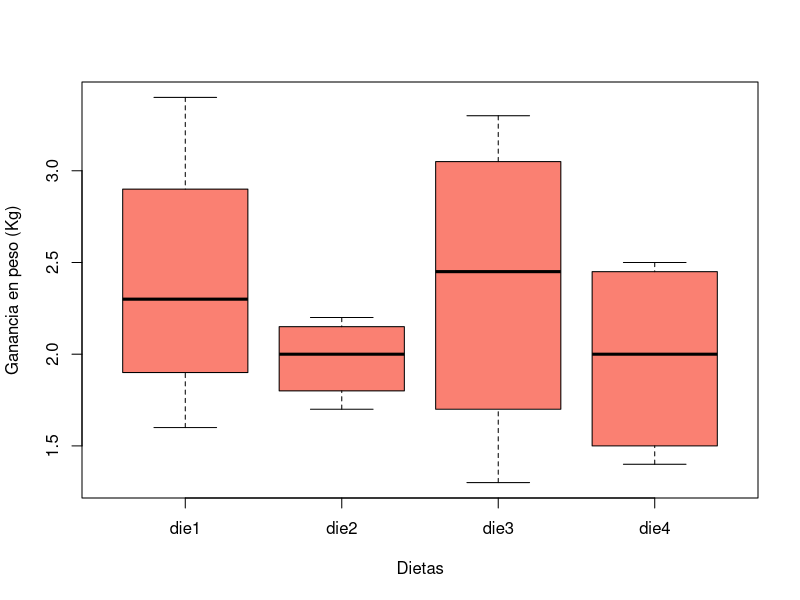

Generate this figure with R: (Note: this script raises an error after producing the figure.)
# MAGT
# ANOVA
# 18/05/2023

# Experimento ganancia en peso (GP) basado en diferentes Dietas 
# Niveles de factor: 4 (die1, die2, die3, die4)

die1 <- c(2.4, 2.2, 3.4, 1.6)
die2 <- c(2.2, 1.9, 1.7, 2.1)
die3 <- c(3.3, 1.3, 2.8, 2.1)
die4 <- c(1.6, 2.5, 1.4, 2.4)

GP <- c(2.4, 2.2, 3.4, 1.6, 2.2, 1.9, 1.7, 2.1,
        3.3, 1.3, 2.8, 2.1, 1.6, 2.5, 1.4, 2.4)
Trat <- gl(4,4,16, labels = c("die1", "die2", "die3", "die4"))
Bloq <- gl(4,4,16, labels = c("Bajo", "Normal", "SP", "OB"))

Dietas <- data.frame(Trat, Bloq, GP)

boxplot(Dietas$GP ~ Dietas$Trat,
        col = "salmon", 
        xlab = "Dietas",
        ylab = "Ganancia en peso (Kg)")

tapply(Dietas$GP, Dietas$Trat, var)

fligner.test(Dietas$GP, Dietas$Trat)
bartlett.test(Dietas$GP, Dietas$Trat)

diet.aov <- aov(Dietas$GP ~ Dietas$Trat)
summary(diet.aov)

write.table(Dietas, "C:/Repositorio_GIT/D_experimental/Scripts/Dietas.csv",
            sep = ",")

Dietas2 <- read.csv("Scripts/Dietas.csv", header = T)
Dietas2$Trat <- as.factor(Dietas2$Trat)
Dietas2$Bloq <- as.factor(Dietas2$Bloq)

Di2.aov <- aov(Dietas2$GP ~ Dietas2$Trat + Dietas2$Bloq)
summary(Di2.aov)
